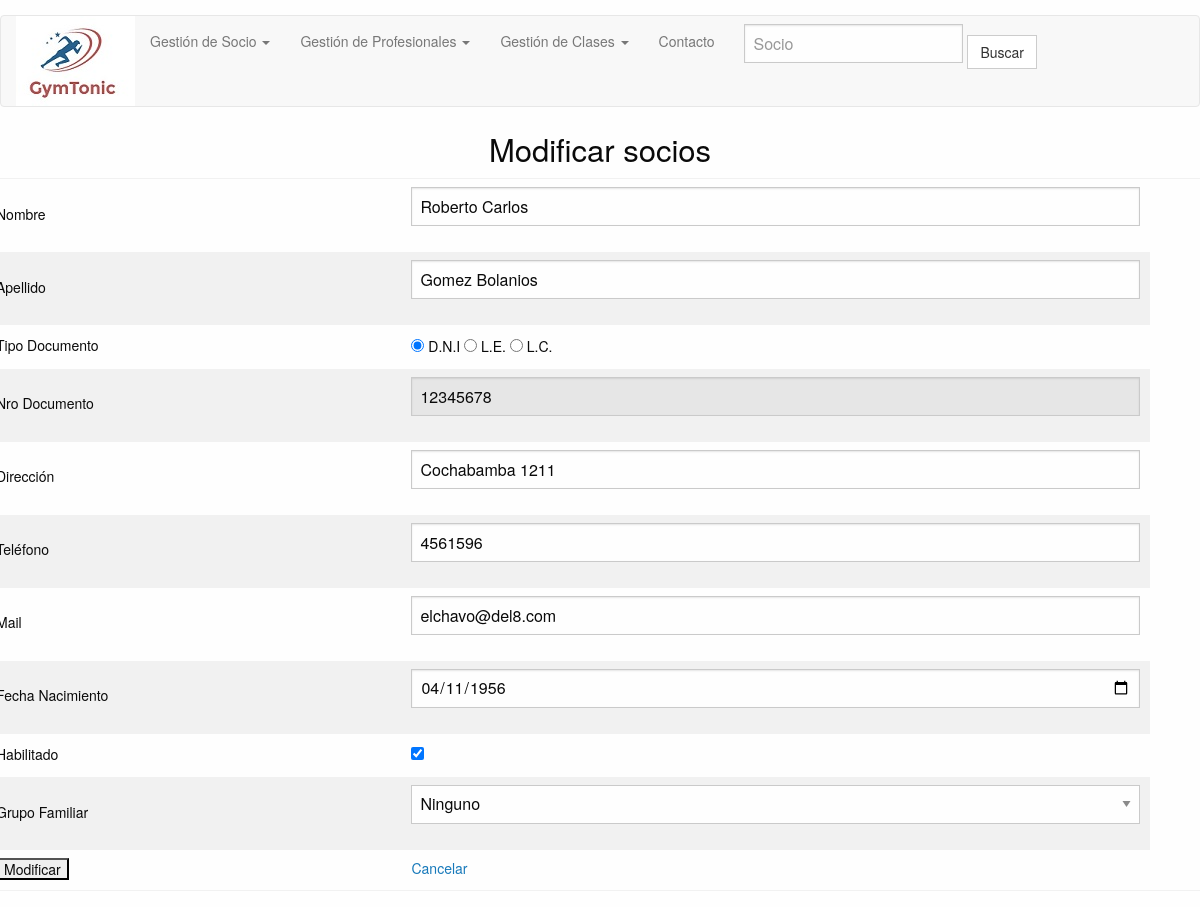
Screenshot of /socio_modificar.php?id_socio=4 with the database file from the repository.
### tables this page shows
CREATE TABLE `socios` (
  `id_socio` int(11) NOT NULL,
  `dni` int(11) NOT NULL,
  `nombre` char(50) NOT NULL,
  `apellido` char(50) NOT NULL,
  `direccion` char(50) NOT NULL,
  `telefono` int(11) NOT NULL,
  `mail` char(50) DEFAULT NULL,
  `fecha_nac` date NOT NULL,
  `habilitado` tinyint(1) NOT NULL,
  `id_grupo` int(11) DEFAULT NULL,
  `tipo_dni` enum('DNI','LE','LC','') NOT NULL,
  `imagen` blob NOT NULL,
  `fecha_registracion` date NOT NULL
);

### socio_modificar.php (the view, shortened to what this page needs)
<?php
    require('acciones.php');
    $sqlQuery = "SELECT * FROM socios WHERE id_socio =".$_GET['id_socio'];
    $query = mysqli_query($conn, $sqlQuery);
    $fila = mysqli_fetch_array($query);
?>
<!doctype html>
<html class="no-js" lang="">
    <head>
        <link href="css/bootstrap.min.css" rel="stylesheet">
        <?php include("nav.php"); ?>
        <link rel="stylesheet" href="https://cdnjs.cloudflare.com/ajax/libs/foundation/6.2.1/foundation.min.css">
        <link rel="stylesheet" href="css/main.css">
    </head>
    <body>
        <div class="row">
            <div class="medium-6 medium-centered large-4 large-centered columns">
            	<h3 align=center > Modificar socios </h3>
               <form action="socio_listado.php" method="POST" enctype="multipart/form-data">
				<table>
					<tr>
						<td><label>Nombre</label></td>
						<td><input type="text" required  name="nombre" class="obligatorio" value="<?php echo $fila['nombre']?>"/></td>
					</tr>
					<tr>
						<td><label>Apellido</label></td>
						<td><input type="text" required name="apellido" class="obligatorio" value="<?php echo $fila['apellido']?>"/></td>
					</tr>
					<tr>
						<td><label>Tipo Documento</label></td>
						<td><input type="radio" name="tdni" value="DNI" checked> D.N.I <input type="radio" name="tdni" value="LE"> L.E. <input type="radio" name="tdni" value="LC"> L.C. <td>
					</tr>
					<tr>
					    <td><label>Nro Documento</label></td>
						<td><input type="number" readonly="readonly" name="dni" required class="numerico" class="obligatorio" value="<?php echo $fila['dni']?>"/>
					</tr>
					<tr>
					    <td><label>Direcci&oacute;n</label></td>
						<td><input type="text" name="direccion" value="<?php echo $fila['direccion']?>"/></td>
					</tr>
					<tr>
					    <td><label>Tel&eacute;fono</label></td>
						<td><input type="text" name="telefono" value="<?php echo $fila['telefono']?>"/></td>
					</tr>
					<tr>
					    <td><label>Mail</label></td>
						<td><input type="email" required name="mail" value="<?php echo $fila['mail']?>"/></td>
					</tr>
					<tr>
					    <td> <label>Fecha Nacimiento</label></td>
						<td><input type="date" name="fec_nac" required value="<?php echo $fila['fecha_nac']?>"/></td>
					</tr>
					<tr>
					    <td><label>Habilitado<label></td>
						<td><input type="checkbox" name="habilitado"  checked value=""/></td>
					</tr>
					<tr>
					    <td><label>Grupo Familiar</label></td>
						<td> <select name="grupo" class="obligatorio" id="grupo" >
							<option value=''> Ninguno </option>
							</select></td>
					</tr>
					<tr>
					    <td><input type="submit" value="Modificar"/></td>
						<td><a href="index.php">Cancelar</a> </td>
					</tr>
				</table>
               </form>
            </div>
        </div>
    </body>
</html>

### css/main.css (style rules this page uses)
body { margin-top: 15px; }

### rows the page displays
socios: nombre "Roberto Carlos", apellido "Gomez Bolanios", dni "12345678", direccion "Cochabamba 1211", telefono "4561596", mail "elchavo@del8.com", fec_nac "04/11/1956"
